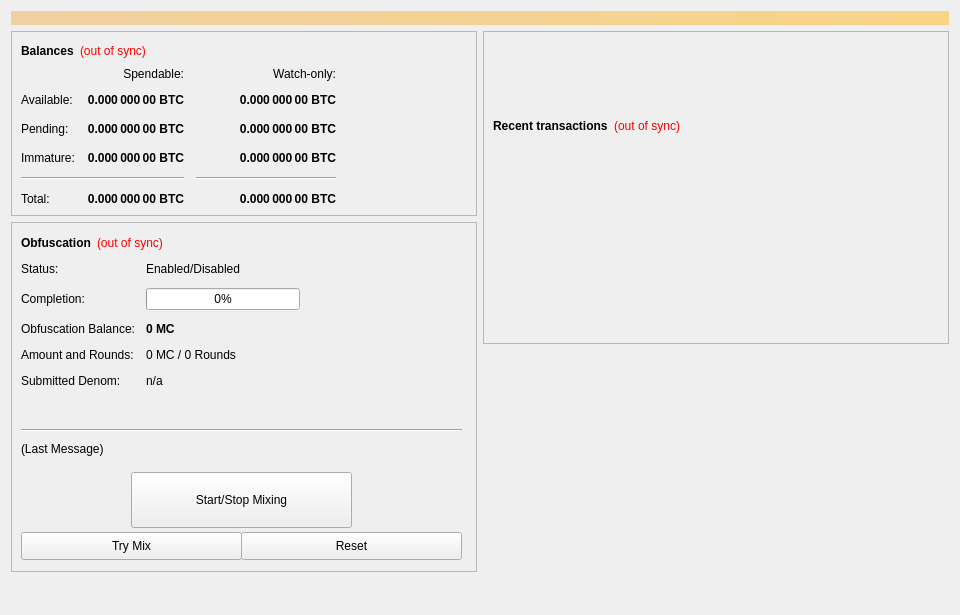
<?xml version="1.0" encoding="UTF-8"?>
<ui version="4.0">
 <class>OverviewPage</class>
 <widget class="QWidget" name="OverviewPage">
  <property name="geometry">
   <rect>
    <x>0</x>
    <y>0</y>
    <width>960</width>
    <height>615</height>
   </rect>
  </property>
  <property name="minimumSize">
   <size>
    <width>960</width>
    <height>0</height>
   </size>
  </property>
  <property name="windowTitle">
   <string>Form</string>
  </property>
  <layout class="QVBoxLayout" name="topLayout">
   <item>
    <widget class="QLabel" name="labelAlerts">
     <property name="visible">
      <bool>false</bool>
     </property>
     <property name="styleSheet">
      <string notr="true">background-color: qlineargradient(x1: 0, y1: 0, x2: 1, y2: 0, stop:0 #F0D0A0, stop:1 #F8D488); color:#000000;</string>
     </property>
     <property name="wordWrap">
      <bool>true</bool>
     </property>
     <property name="margin">
      <number>3</number>
     </property>
    </widget>
   </item>
   <item>
    <layout class="QHBoxLayout" name="horizontalLayout" stretch="1,1">
     <item>
      <layout class="QVBoxLayout" name="verticalLayout_2">
       <item>
        <widget class="QFrame" name="frame">
         <property name="frameShape">
          <enum>QFrame::StyledPanel</enum>
         </property>
         <property name="frameShadow">
          <enum>QFrame::Raised</enum>
         </property>
         <layout class="QVBoxLayout" name="verticalLayout_4">
          <item>
           <layout class="QHBoxLayout" name="horizontalLayout_4">
            <item>
             <widget class="QLabel" name="label_5">
              <property name="font">
               <font>
                <weight>75</weight>
                <bold>true</bold>
               </font>
              </property>
              <property name="text">
               <string>Balances</string>
              </property>
             </widget>
            </item>
            <item>
             <widget class="QLabel" name="labelWalletStatus">
              <property name="cursor">
               <cursorShape>WhatsThisCursor</cursorShape>
              </property>
              <property name="toolTip">
               <string>The displayed information may be out of date. Your wallet automatically synchronizes with the MasterCoin network after a connection is established, but this process has not completed yet.</string>
              </property>
              <property name="styleSheet">
               <string notr="true">QLabel { color: red; }</string>
              </property>
              <property name="text">
               <string notr="true">(out of sync)</string>
              </property>
              <property name="alignment">
               <set>Qt::AlignLeading|Qt::AlignLeft|Qt::AlignVCenter</set>
              </property>
             </widget>
            </item>
            <item>
             <spacer name="horizontalSpacer_3">
              <property name="orientation">
               <enum>Qt::Horizontal</enum>
              </property>
              <property name="sizeHint" stdset="0">
               <size>
                <width>40</width>
                <height>20</height>
               </size>
              </property>
             </spacer>
            </item>
           </layout>
          </item>
          <item>
           <layout class="QGridLayout" name="gridLayout">
            <property name="spacing">
             <number>12</number>
            </property>
            <item row="2" column="2">
             <widget class="QLabel" name="labelWatchPending">
              <property name="font">
               <font>
                <weight>75</weight>
                <bold>true</bold>
               </font>
              </property>
              <property name="cursor">
               <cursorShape>IBeamCursor</cursorShape>
              </property>
              <property name="toolTip">
               <string>Unconfirmed transactions to watch-only addresses</string>
              </property>
              <property name="text">
               <string notr="true">0.000 000 00 BTC</string>
              </property>
              <property name="alignment">
               <set>Qt::AlignRight|Qt::AlignTrailing|Qt::AlignVCenter</set>
              </property>
              <property name="textInteractionFlags">
               <set>Qt::LinksAccessibleByMouse|Qt::TextSelectableByKeyboard|Qt::TextSelectableByMouse</set>
              </property>
             </widget>
            </item>
            <item row="2" column="1">
             <widget class="QLabel" name="labelUnconfirmed">
              <property name="font">
               <font>
                <weight>75</weight>
                <bold>true</bold>
               </font>
              </property>
              <property name="cursor">
               <cursorShape>IBeamCursor</cursorShape>
              </property>
              <property name="toolTip">
               <string>Total of transactions that have yet to be confirmed, and do not yet count toward the spendable balance</string>
              </property>
              <property name="text">
               <string notr="true">0.000 000 00 BTC</string>
              </property>
              <property name="alignment">
               <set>Qt::AlignRight|Qt::AlignTrailing|Qt::AlignVCenter</set>
              </property>
              <property name="textInteractionFlags">
               <set>Qt::LinksAccessibleByMouse|Qt::TextSelectableByKeyboard|Qt::TextSelectableByMouse</set>
              </property>
             </widget>
            </item>
            <item row="3" column="2">
             <widget class="QLabel" name="labelWatchImmature">
              <property name="font">
               <font>
                <weight>75</weight>
                <bold>true</bold>
               </font>
              </property>
              <property name="cursor">
               <cursorShape>IBeamCursor</cursorShape>
              </property>
              <property name="toolTip">
               <string>Staked or masternode rewards in watch-only addresses that has not yet matured</string>
              </property>
              <property name="text">
               <string notr="true">0.000 000 00 BTC</string>
              </property>
              <property name="alignment">
               <set>Qt::AlignRight|Qt::AlignTrailing|Qt::AlignVCenter</set>
              </property>
              <property name="textInteractionFlags">
               <set>Qt::LinksAccessibleByMouse|Qt::TextSelectableByKeyboard|Qt::TextSelectableByMouse</set>
              </property>
             </widget>
            </item>
            <item row="4" column="0" colspan="2">
             <widget class="Line" name="lineSpendableBalance">
              <property name="orientation">
               <enum>Qt::Horizontal</enum>
              </property>
             </widget>
            </item>
            <item row="4" column="2">
             <widget class="Line" name="lineWatchBalance">
              <property name="sizePolicy">
               <sizepolicy hsizetype="Preferred" vsizetype="Fixed">
                <horstretch>0</horstretch>
                <verstretch>0</verstretch>
               </sizepolicy>
              </property>
              <property name="minimumSize">
               <size>
                <width>140</width>
                <height>0</height>
               </size>
              </property>
              <property name="orientation">
               <enum>Qt::Horizontal</enum>
              </property>
             </widget>
            </item>
            <item row="5" column="0">
             <widget class="QLabel" name="labelTotalText">
              <property name="text">
               <string>Total:</string>
              </property>
             </widget>
            </item>
            <item row="3" column="1">
             <widget class="QLabel" name="labelImmature">
              <property name="font">
               <font>
                <weight>75</weight>
                <bold>true</bold>
               </font>
              </property>
              <property name="cursor">
               <cursorShape>IBeamCursor</cursorShape>
              </property>
              <property name="toolTip">
               <string>Staked or masternode rewards that has not yet matured</string>
              </property>
              <property name="text">
               <string notr="true">0.000 000 00 BTC</string>
              </property>
              <property name="alignment">
               <set>Qt::AlignRight|Qt::AlignTrailing|Qt::AlignVCenter</set>
              </property>
              <property name="textInteractionFlags">
               <set>Qt::LinksAccessibleByMouse|Qt::TextSelectableByKeyboard|Qt::TextSelectableByMouse</set>
              </property>
             </widget>
            </item>
            <item row="2" column="3">
             <spacer name="horizontalSpacer_2">
              <property name="orientation">
               <enum>Qt::Horizontal</enum>
              </property>
              <property name="sizeHint" stdset="0">
               <size>
                <width>40</width>
                <height>20</height>
               </size>
              </property>
             </spacer>
            </item>
            <item row="3" column="0">
             <widget class="QLabel" name="labelImmatureText">
              <property name="text">
               <string>Immature:</string>
              </property>
             </widget>
            </item>
            <item row="5" column="1">
             <widget class="QLabel" name="labelTotal">
              <property name="font">
               <font>
                <weight>75</weight>
                <bold>true</bold>
               </font>
              </property>
              <property name="cursor">
               <cursorShape>IBeamCursor</cursorShape>
              </property>
              <property name="toolTip">
               <string>Your current total balance</string>
              </property>
              <property name="text">
               <string notr="true">0.000 000 00 BTC</string>
              </property>
              <property name="alignment">
               <set>Qt::AlignRight|Qt::AlignTrailing|Qt::AlignVCenter</set>
              </property>
              <property name="textInteractionFlags">
               <set>Qt::LinksAccessibleByMouse|Qt::TextSelectableByKeyboard|Qt::TextSelectableByMouse</set>
              </property>
             </widget>
            </item>
            <item row="5" column="2">
             <widget class="QLabel" name="labelWatchTotal">
              <property name="font">
               <font>
                <weight>75</weight>
                <bold>true</bold>
               </font>
              </property>
              <property name="cursor">
               <cursorShape>IBeamCursor</cursorShape>
              </property>
              <property name="toolTip">
               <string>Current total balance in watch-only addresses</string>
              </property>
              <property name="text">
               <string notr="true">0.000 000 00 BTC</string>
              </property>
              <property name="alignment">
               <set>Qt::AlignRight|Qt::AlignTrailing|Qt::AlignVCenter</set>
              </property>
              <property name="textInteractionFlags">
               <set>Qt::LinksAccessibleByMouse|Qt::TextSelectableByKeyboard|Qt::TextSelectableByMouse</set>
              </property>
             </widget>
            </item>
            <item row="0" column="2">
             <widget class="QLabel" name="labelWatchonly">
              <property name="text">
               <string>Watch-only:</string>
              </property>
              <property name="alignment">
               <set>Qt::AlignRight|Qt::AlignTrailing|Qt::AlignVCenter</set>
              </property>
             </widget>
            </item>
            <item row="1" column="0">
             <widget class="QLabel" name="labelBalanceText">
              <property name="text">
               <string>Available:</string>
              </property>
             </widget>
            </item>
            <item row="1" column="1">
             <widget class="QLabel" name="labelBalance">
              <property name="font">
               <font>
                <weight>75</weight>
                <bold>true</bold>
               </font>
              </property>
              <property name="cursor">
               <cursorShape>IBeamCursor</cursorShape>
              </property>
              <property name="toolTip">
               <string>Your current spendable balance</string>
              </property>
              <property name="text">
               <string notr="true">0.000 000 00 BTC</string>
              </property>
              <property name="alignment">
               <set>Qt::AlignRight|Qt::AlignTrailing|Qt::AlignVCenter</set>
              </property>
              <property name="textInteractionFlags">
               <set>Qt::LinksAccessibleByMouse|Qt::TextSelectableByKeyboard|Qt::TextSelectableByMouse</set>
              </property>
             </widget>
            </item>
            <item row="1" column="2">
             <widget class="QLabel" name="labelWatchAvailable">
              <property name="font">
               <font>
                <weight>75</weight>
                <bold>true</bold>
               </font>
              </property>
              <property name="cursor">
               <cursorShape>IBeamCursor</cursorShape>
              </property>
              <property name="toolTip">
               <string>Your current balance in watch-only addresses</string>
              </property>
              <property name="text">
               <string notr="true">0.000 000 00 BTC</string>
              </property>
              <property name="alignment">
               <set>Qt::AlignRight|Qt::AlignTrailing|Qt::AlignVCenter</set>
              </property>
              <property name="textInteractionFlags">
               <set>Qt::LinksAccessibleByMouse|Qt::TextSelectableByKeyboard|Qt::TextSelectableByMouse</set>
              </property>
             </widget>
            </item>
            <item row="2" column="0">
             <widget class="QLabel" name="labelPendingText">
              <property name="text">
               <string>Pending:</string>
              </property>
             </widget>
            </item>
            <item row="0" column="1">
             <widget class="QLabel" name="labelSpendable">
              <property name="text">
               <string>Spendable:</string>
              </property>
              <property name="alignment">
               <set>Qt::AlignRight|Qt::AlignTrailing|Qt::AlignVCenter</set>
              </property>
             </widget>
            </item>
           </layout>
          </item>
         </layout>
        </widget>
       </item>
       <item>
        <widget class="QFrame" name="frameObfuscation">
         <property name="minimumSize">
          <size>
           <width>0</width>
           <height>350</height>
          </size>
         </property>
         <property name="layoutDirection">
          <enum>Qt::LeftToRight</enum>
         </property>
         <property name="frameShape">
          <enum>QFrame::StyledPanel</enum>
         </property>
         <property name="frameShadow">
          <enum>QFrame::Raised</enum>
         </property>
         <widget class="QWidget" name="formLayoutWidget">
          <property name="geometry">
           <rect>
            <x>10</x>
            <y>40</y>
            <width>451</width>
            <height>161</height>
           </rect>
          </property>
          <layout class="QFormLayout" name="formLayout">
           <property name="fieldGrowthPolicy">
            <enum>QFormLayout::AllNonFixedFieldsGrow</enum>
           </property>
           <property name="horizontalSpacing">
            <number>11</number>
           </property>
           <property name="verticalSpacing">
            <number>12</number>
           </property>
           <item row="0" column="0">
            <widget class="QLabel" name="label_6">
             <property name="text">
              <string>Status:</string>
             </property>
            </widget>
           </item>
           <item row="1" column="0">
            <widget class="QLabel" name="label_7">
             <property name="text">
              <string>Completion:</string>
             </property>
            </widget>
           </item>
           <item row="1" column="1">
            <widget class="QProgressBar" name="obfuscationProgress">
             <property name="maximumSize">
              <size>
               <width>154</width>
               <height>16777215</height>
              </size>
             </property>
             <property name="value">
              <number>0</number>
             </property>
            </widget>
           </item>
           <item row="2" column="0">
            <widget class="QLabel" name="labelAnonymizedText">
             <property name="text">
              <string>Obfuscation Balance:</string>
             </property>
            </widget>
           </item>
           <item row="2" column="1">
            <widget class="QLabel" name="labelAnonymized">
             <property name="font">
              <font>
               <weight>75</weight>
               <bold>true</bold>
              </font>
             </property>
             <property name="text">
              <string notr="true">0 MC</string>
             </property>
            </widget>
           </item>
           <item row="3" column="0">
            <widget class="QLabel" name="label_8">
             <property name="text">
              <string>Amount and Rounds:</string>
             </property>
            </widget>
           </item>
           <item row="3" column="1">
            <widget class="QLabel" name="labelAmountRounds">
             <property name="text">
              <string>0 MC / 0 Rounds</string>
             </property>
            </widget>
           </item>
           <item row="4" column="0">
            <widget class="QLabel" name="label_9">
             <property name="text">
              <string>Submitted Denom:</string>
             </property>
            </widget>
           </item>
           <item row="4" column="1">
            <widget class="QLabel" name="labelSubmittedDenom">
             <property name="toolTip">
              <string>The denominations you submitted to the Masternode.&lt;br&gt;To mix, other users must submit the exact same denominations.</string>
             </property>
             <property name="text">
              <string>n/a</string>
             </property>
            </widget>
           </item>
           <item row="0" column="1">
            <widget class="QLabel" name="obfuscationEnabled">
             <property name="text">
              <string>Enabled/Disabled</string>
             </property>
            </widget>
           </item>
          </layout>
         </widget>
         <widget class="QPushButton" name="runAutoDenom">
          <property name="geometry">
           <rect>
            <x>251</x>
            <y>17</y>
            <width>1</width>
            <height>1</height>
           </rect>
          </property>
          <property name="palette">
           <palette>
            <active>
             <colorrole role="WindowText">
              <brush brushstyle="SolidPattern">
               <color alpha="255">
                <red>0</red>
                <green>0</green>
                <blue>0</blue>
               </color>
              </brush>
             </colorrole>
             <colorrole role="Button">
              <brush brushstyle="SolidPattern">
               <color alpha="255">
                <red>239</red>
                <green>238</green>
                <blue>238</blue>
               </color>
              </brush>
             </colorrole>
             <colorrole role="Light">
              <brush brushstyle="SolidPattern">
               <color alpha="255">
                <red>255</red>
                <green>255</green>
                <blue>255</blue>
               </color>
              </brush>
             </colorrole>
             <colorrole role="Midlight">
              <brush brushstyle="SolidPattern">
               <color alpha="255">
                <red>247</red>
                <green>246</green>
                <blue>246</blue>
               </color>
              </brush>
             </colorrole>
             <colorrole role="Dark">
              <brush brushstyle="SolidPattern">
               <color alpha="255">
                <red>119</red>
                <green>119</green>
                <blue>119</blue>
               </color>
              </brush>
             </colorrole>
             <colorrole role="Mid">
              <brush brushstyle="SolidPattern">
               <color alpha="255">
                <red>159</red>
                <green>159</green>
                <blue>159</blue>
               </color>
              </brush>
             </colorrole>
             <colorrole role="Text">
              <brush brushstyle="SolidPattern">
               <color alpha="255">
                <red>0</red>
                <green>0</green>
                <blue>0</blue>
               </color>
              </brush>
             </colorrole>
             <colorrole role="BrightText">
              <brush brushstyle="SolidPattern">
               <color alpha="255">
                <red>255</red>
                <green>255</green>
                <blue>255</blue>
               </color>
              </brush>
             </colorrole>
             <colorrole role="ButtonText">
              <brush brushstyle="SolidPattern">
               <color alpha="255">
                <red>0</red>
                <green>0</green>
                <blue>0</blue>
               </color>
              </brush>
             </colorrole>
             <colorrole role="Base">
              <brush brushstyle="SolidPattern">
               <color alpha="255">
                <red>255</red>
                <green>255</green>
                <blue>255</blue>
               </color>
              </brush>
             </colorrole>
             <colorrole role="Window">
              <brush brushstyle="SolidPattern">
               <color alpha="255">
                <red>239</red>
                <green>238</green>
                <blue>238</blue>
               </color>
              </brush>
             </colorrole>
             <colorrole role="Shadow">
              <brush brushstyle="SolidPattern">
               <color alpha="255">
                <red>0</red>
                <green>0</green>
                <blue>0</blue>
               </color>
              </brush>
             </colorrole>
             <colorrole role="AlternateBase">
              <brush brushstyle="SolidPattern">
               <color alpha="255">
                <red>247</red>
                <green>246</green>
                <blue>246</blue>
               </color>
              </brush>
             </colorrole>
             <colorrole role="ToolTipBase">
              <brush brushstyle="SolidPattern">
               <color alpha="255">
                <red>255</red>
                <green>255</green>
                <blue>220</blue>
               </color>
              </brush>
             </colorrole>
             <colorrole role="ToolTipText">
              <brush brushstyle="SolidPattern">
               <color alpha="255">
                <red>0</red>
                <green>0</green>
                <blue>0</blue>
               </color>
              </brush>
             </colorrole>
            </active>
            <inactive>
             <colorrole role="WindowText">
              <brush brushstyle="SolidPattern">
               <color alpha="255">
                <red>0</red>
                <green>0</green>
                <blue>0</blue>
               </color>
              </brush>
             </colorrole>
             <colorrole role="Button">
              <brush brushstyle="SolidPattern">
               <color alpha="255">
                <red>239</red>
                <green>238</green>
                <blue>238</blue>
               </color>
              </brush>
             </colorrole>
             <colorrole role="Light">
              <brush brushstyle="SolidPattern">
               <color alpha="255">
                <red>255</red>
                <green>255</green>
                <blue>255</blue>
               </color>
              </brush>
             </colorrole>
             <colorrole role="Midlight">
              <brush brushstyle="SolidPattern">
               <color alpha="255">
                <red>247</red>
                <green>246</green>
                <blue>246</blue>
               </color>
              </brush>
             </colorrole>
             <colorrole role="Dark">
              <brush brushstyle="SolidPattern">
               <color alpha="255">
                <red>119</red>
                <green>119</green>
                <blue>119</blue>
               </color>
              </brush>
             </colorrole>
             <colorrole role="Mid">
              <brush brushstyle="SolidPattern">
               <color alpha="255">
                <red>159</red>
                <green>159</green>
                <blue>159</blue>
               </color>
              </brush>
             </colorrole>
             <colorrole role="Text">
              <brush brushstyle="SolidPattern">
               <color alpha="255">
                <red>0</red>
                <green>0</green>
                <blue>0</blue>
               </color>
              </brush>
             </colorrole>
             <colorrole role="BrightText">
              <brush brushstyle="SolidPattern">
               <color alpha="255">
                <red>255</red>
                <green>255</green>
                <blue>255</blue>
               </color>
              </brush>
             </colorrole>
             <colorrole role="ButtonText">
              <brush brushstyle="SolidPattern">
               <color alpha="255">
                <red>0</red>
                <green>0</green>
                <blue>0</blue>
               </color>
              </brush>
             </colorrole>
             <colorrole role="Base">
              <brush brushstyle="SolidPattern">
               <color alpha="255">
                <red>255</red>
                <green>255</green>
                <blue>255</blue>
               </color>
              </brush>
             </colorrole>
             <colorrole role="Window">
              <brush brushstyle="SolidPattern">
               <color alpha="255">
                <red>239</red>
                <green>238</green>
                <blue>238</blue>
               </color>
              </brush>
             </colorrole>
             <colorrole role="Shadow">
              <brush brushstyle="SolidPattern">
               <color alpha="255">
                <red>0</red>
                <green>0</green>
                <blue>0</blue>
               </color>
              </brush>
             </colorrole>
             <colorrole role="AlternateBase">
              <brush brushstyle="SolidPattern">
               <color alpha="255">
                <red>247</red>
                <green>246</green>
                <blue>246</blue>
               </color>
              </brush>
             </colorrole>
             <colorrole role="ToolTipBase">
              <brush brushstyle="SolidPattern">
               <color alpha="255">
                <red>255</red>
                <green>255</green>
                <blue>220</blue>
               </color>
              </brush>
             </colorrole>
             <colorrole role="ToolTipText">
              <brush brushstyle="SolidPattern">
               <color alpha="255">
                <red>0</red>
                <green>0</green>
                <blue>0</blue>
               </color>
              </brush>
             </colorrole>
            </inactive>
            <disabled>
             <colorrole role="WindowText">
              <brush brushstyle="SolidPattern">
               <color alpha="255">
                <red>119</red>
                <green>119</green>
                <blue>119</blue>
               </color>
              </brush>
             </colorrole>
             <colorrole role="Button">
              <brush brushstyle="SolidPattern">
               <color alpha="255">
                <red>239</red>
                <green>238</green>
                <blue>238</blue>
               </color>
              </brush>
             </colorrole>
             <colorrole role="Light">
              <brush brushstyle="SolidPattern">
               <color alpha="255">
                <red>255</red>
                <green>255</green>
                <blue>255</blue>
               </color>
              </brush>
             </colorrole>
             <colorrole role="Midlight">
              <brush brushstyle="SolidPattern">
               <color alpha="255">
                <red>247</red>
                <green>246</green>
                <blue>246</blue>
               </color>
              </brush>
             </colorrole>
             <colorrole role="Dark">
              <brush brushstyle="SolidPattern">
               <color alpha="255">
                <red>119</red>
                <green>119</green>
                <blue>119</blue>
               </color>
              </brush>
             </colorrole>
             <colorrole role="Mid">
              <brush brushstyle="SolidPattern">
               <color alpha="255">
                <red>159</red>
                <green>159</green>
                <blue>159</blue>
               </color>
              </brush>
             </colorrole>
             <colorrole role="Text">
              <brush brushstyle="SolidPattern">
               <color alpha="255">
                <red>119</red>
                <green>119</green>
                <blue>119</blue>
               </color>
              </brush>
             </colorrole>
             <colorrole role="BrightText">
              <brush brushstyle="SolidPattern">
               <color alpha="255">
                <red>255</red>
                <green>255</green>
                <blue>255</blue>
               </color>
              </brush>
             </colorrole>
             <colorrole role="ButtonText">
              <brush brushstyle="SolidPattern">
               <color alpha="255">
                <red>119</red>
                <green>119</green>
                <blue>119</blue>
               </color>
              </brush>
             </colorrole>
             <colorrole role="Base">
              <brush brushstyle="SolidPattern">
               <color alpha="255">
                <red>239</red>
                <green>238</green>
                <blue>238</blue>
               </color>
              </brush>
             </colorrole>
             <colorrole role="Window">
              <brush brushstyle="SolidPattern">
               <color alpha="255">
                <red>239</red>
                <green>238</green>
                <blue>238</blue>
               </color>
              </brush>
             </colorrole>
             <colorrole role="Shadow">
              <brush brushstyle="SolidPattern">
               <color alpha="255">
                <red>0</red>
                <green>0</green>
                <blue>0</blue>
               </color>
              </brush>
             </colorrole>
             <colorrole role="AlternateBase">
              <brush brushstyle="SolidPattern">
               <color alpha="255">
                <red>239</red>
                <green>238</green>
                <blue>238</blue>
               </color>
              </brush>
             </colorrole>
             <colorrole role="ToolTipBase">
              <brush brushstyle="SolidPattern">
               <color alpha="255">
                <red>255</red>
                <green>255</green>
                <blue>220</blue>
               </color>
              </brush>
             </colorrole>
             <colorrole role="ToolTipText">
              <brush brushstyle="SolidPattern">
               <color alpha="255">
                <red>0</red>
                <green>0</green>
                <blue>0</blue>
               </color>
              </brush>
             </colorrole>
            </disabled>
           </palette>
          </property>
          <property name="focusPolicy">
           <enum>Qt::NoFocus</enum>
          </property>
          <property name="autoFillBackground">
           <bool>true</bool>
          </property>
          <property name="text">
           <string/>
          </property>
          <property name="flat">
           <bool>true</bool>
          </property>
         </widget>
         <widget class="QPushButton" name="toggleObfuscation">
          <property name="geometry">
           <rect>
            <x>120</x>
            <y>250</y>
            <width>221</width>
            <height>56</height>
           </rect>
          </property>
          <property name="sizePolicy">
           <sizepolicy hsizetype="MinimumExpanding" vsizetype="Fixed">
            <horstretch>0</horstretch>
            <verstretch>0</verstretch>
           </sizepolicy>
          </property>
          <property name="text">
           <string>Start/Stop Mixing</string>
          </property>
         </widget>
         <widget class="Line" name="lineLastMessage">
          <property name="geometry">
           <rect>
            <x>10</x>
            <y>200</y>
            <width>441</width>
            <height>16</height>
           </rect>
          </property>
          <property name="orientation">
           <enum>Qt::Horizontal</enum>
          </property>
         </widget>
         <widget class="QLabel" name="obfuscationStatus">
          <property name="geometry">
           <rect>
            <x>10</x>
            <y>220</y>
            <width>451</width>
            <height>61</height>
           </rect>
          </property>
          <property name="minimumSize">
           <size>
            <width>288</width>
            <height>43</height>
           </size>
          </property>
          <property name="text">
           <string>(Last Message)</string>
          </property>
          <property name="alignment">
           <set>Qt::AlignLeading|Qt::AlignLeft|Qt::AlignTop</set>
          </property>
          <property name="wordWrap">
           <bool>true</bool>
          </property>
         </widget>
         <widget class="QPushButton" name="obfuscationAuto">
          <property name="geometry">
           <rect>
            <x>10</x>
            <y>310</y>
            <width>221</width>
            <height>28</height>
           </rect>
          </property>
          <property name="sizePolicy">
           <sizepolicy hsizetype="MinimumExpanding" vsizetype="Fixed">
            <horstretch>0</horstretch>
            <verstretch>0</verstretch>
           </sizepolicy>
          </property>
          <property name="toolTip">
           <string>Try to manually submit a Obfuscation request.</string>
          </property>
          <property name="text">
           <string>Try Mix</string>
          </property>
         </widget>
         <widget class="QPushButton" name="obfuscationReset">
          <property name="geometry">
           <rect>
            <x>230</x>
            <y>310</y>
            <width>221</width>
            <height>28</height>
           </rect>
          </property>
          <property name="sizePolicy">
           <sizepolicy hsizetype="MinimumExpanding" vsizetype="Fixed">
            <horstretch>0</horstretch>
            <verstretch>0</verstretch>
           </sizepolicy>
          </property>
          <property name="toolTip">
           <string>Reset the current status of Obfuscation (can interrupt Obfuscation if it's in the process of Mixing, which can cost you money!)</string>
          </property>
          <property name="autoFillBackground">
           <bool>false</bool>
          </property>
          <property name="text">
           <string>Reset</string>
          </property>
         </widget>
         <widget class="QWidget" name="layoutWidget">
          <property name="geometry">
           <rect>
            <x>10</x>
            <y>10</y>
            <width>431</width>
            <height>22</height>
           </rect>
          </property>
          <layout class="QHBoxLayout" name="horizontalLayout_5">
           <item>
            <widget class="QLabel" name="label_2">
             <property name="font">
              <font>
               <weight>75</weight>
               <bold>true</bold>
              </font>
             </property>
             <property name="text">
              <string>Obfuscation</string>
             </property>
            </widget>
           </item>
           <item>
            <widget class="QLabel" name="labelObfuscationSyncStatus">
             <property name="toolTip">
              <string>The displayed information may be out of date. Your wallet automatically synchronizes with the MasterCoin network after a connection is established, but this process has not completed yet.</string>
             </property>
             <property name="styleSheet">
              <string notr="true">QLabel { color: red; }</string>
             </property>
             <property name="text">
              <string notr="true">(out of sync)</string>
             </property>
             <property name="alignment">
              <set>Qt::AlignLeading|Qt::AlignLeft|Qt::AlignVCenter</set>
             </property>
            </widget>
           </item>
           <item>
            <spacer name="horizontalSpacer_4">
             <property name="orientation">
              <enum>Qt::Horizontal</enum>
             </property>
             <property name="sizeHint" stdset="0">
              <size>
               <width>40</width>
               <height>20</height>
              </size>
             </property>
            </spacer>
           </item>
          </layout>
         </widget>
        </widget>
       </item>
       <item>
        <spacer name="verticalSpacer">
         <property name="orientation">
          <enum>Qt::Vertical</enum>
         </property>
         <property name="sizeHint" stdset="0">
          <size>
           <width>20</width>
           <height>40</height>
          </size>
         </property>
        </spacer>
       </item>
      </layout>
     </item>
     <item>
      <layout class="QVBoxLayout" name="verticalLayout_3">
       <item>
        <widget class="QFrame" name="frame_2">
         <property name="frameShape">
          <enum>QFrame::StyledPanel</enum>
         </property>
         <property name="frameShadow">
          <enum>QFrame::Raised</enum>
         </property>
         <layout class="QVBoxLayout" name="verticalLayout">
          <item>
           <spacer name="verticalSpacer_3">
            <property name="orientation">
             <enum>Qt::Vertical</enum>
            </property>
            <property name="sizeType">
             <enum>QSizePolicy::Fixed</enum>
            </property>
            <property name="sizeHint" stdset="0">
             <size>
              <width>20</width>
              <height>75</height>
             </size>
            </property>
           </spacer>
          </item>
          <item>
           <layout class="QHBoxLayout" name="horizontalLayout_2">
            <item>
             <widget class="QLabel" name="label_4">
              <property name="font">
               <font>
                <weight>75</weight>
                <bold>true</bold>
               </font>
              </property>
              <property name="text">
               <string>Recent transactions</string>
              </property>
             </widget>
            </item>
            <item>
             <widget class="QLabel" name="labelTransactionsStatus">
              <property name="cursor">
               <cursorShape>WhatsThisCursor</cursorShape>
              </property>
              <property name="toolTip">
               <string>The displayed information may be out of date. Your wallet automatically synchronizes with the MasterCoin network after a connection is established, but this process has not completed yet.</string>
              </property>
              <property name="styleSheet">
               <string notr="true">QLabel { color: red; }</string>
              </property>
              <property name="text">
               <string notr="true">(out of sync)</string>
              </property>
              <property name="alignment">
               <set>Qt::AlignRight|Qt::AlignTrailing|Qt::AlignVCenter</set>
              </property>
             </widget>
            </item>
            <item>
             <spacer name="horizontalSpacer">
              <property name="orientation">
               <enum>Qt::Horizontal</enum>
              </property>
              <property name="sizeHint" stdset="0">
               <size>
                <width>40</width>
                <height>20</height>
               </size>
              </property>
             </spacer>
            </item>
           </layout>
          </item>
          <item>
           <widget class="QListView" name="listTransactions">
            <property name="styleSheet">
             <string notr="true">QListView { background: transparent; }</string>
            </property>
            <property name="frameShape">
             <enum>QFrame::NoFrame</enum>
            </property>
            <property name="verticalScrollBarPolicy">
             <enum>Qt::ScrollBarAlwaysOff</enum>
            </property>
            <property name="horizontalScrollBarPolicy">
             <enum>Qt::ScrollBarAlwaysOff</enum>
            </property>
            <property name="selectionMode">
             <enum>QAbstractItemView::NoSelection</enum>
            </property>
           </widget>
          </item>
         </layout>
        </widget>
       </item>
       <item>
        <spacer name="verticalSpacer_2">
         <property name="orientation">
          <enum>Qt::Vertical</enum>
         </property>
         <property name="sizeType">
          <enum>QSizePolicy::Expanding</enum>
         </property>
         <property name="sizeHint" stdset="0">
          <size>
           <width>20</width>
           <height>40</height>
          </size>
         </property>
        </spacer>
       </item>
      </layout>
     </item>
    </layout>
   </item>
  </layout>
 </widget>
 <resources/>
 <connections/>
</ui>
